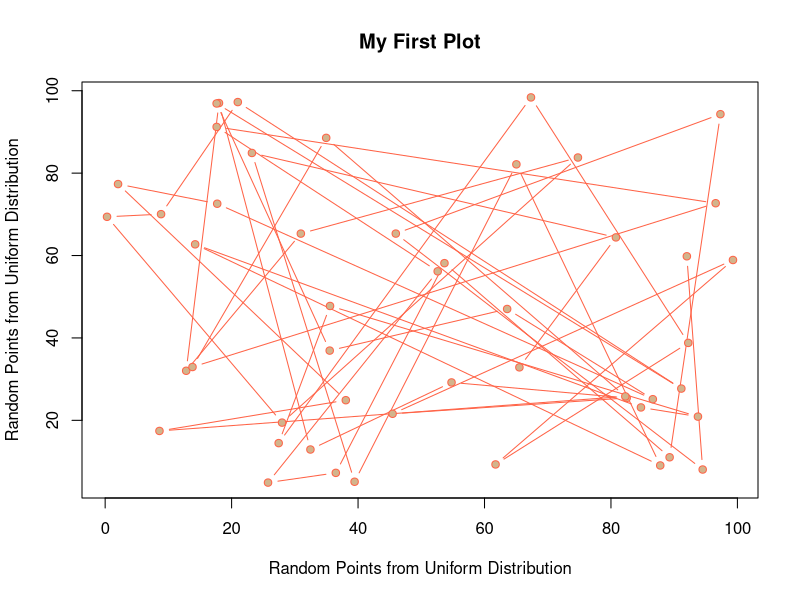
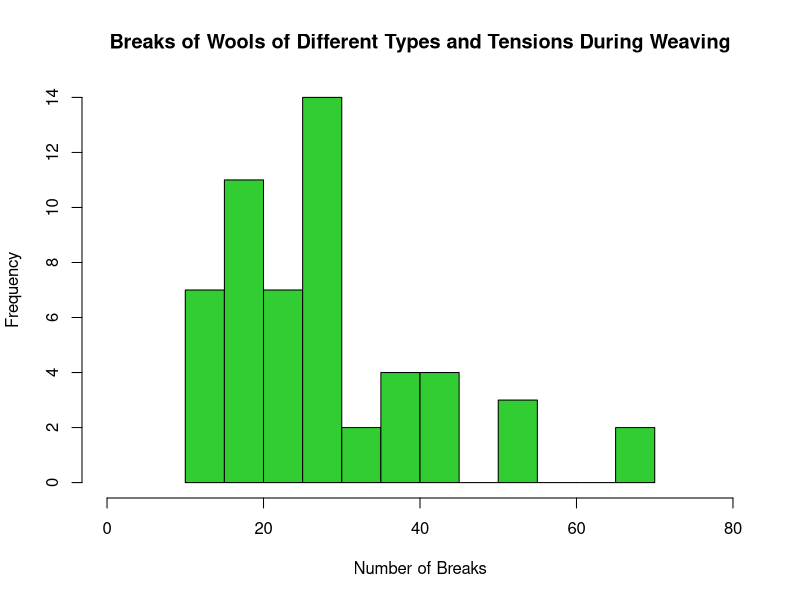
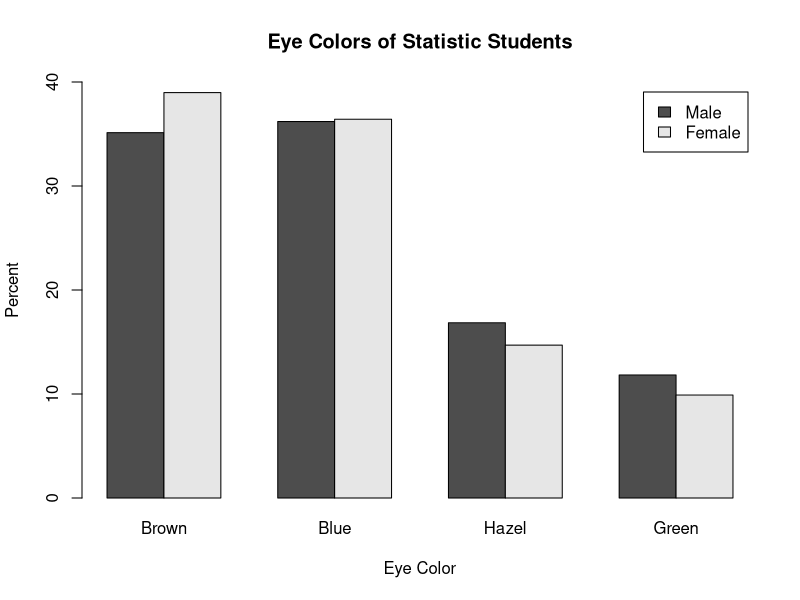

R code for these plots, in order:
## ---- chunk 1
knitr::opts_chunk$set()
## ---- chunk 2
plot(
  x = runif(50, min = 0, max = 100),
  y = runif(50, min = 0, max = 100),
  type = "b",
  main = "My First Plot",
  xlab = "Random Points from Uniform Distribution",
  ylab = "Random Points from Uniform Distribution",
  pch = 21,
  col = "tomato1",
  bg = "tan",
  cex = 1
)
## ---- chunk 3
knitr::kable(
  data.frame(
    Argument = c("`x`", "`y`", "`type`", "`main`", "`xlab`", "`ylab`", "`pch`", "`col`", "`bg`", "`cex`"),
    Description = c(
      "X-coordinates of points to plot.",
      "Y-coordinates of points to plot.",
      "What to plot e.g. \"p\" for points, \"l\" for lines, \"b\" for both.",
      "Main title of the plot.",
      "Label for the x-axis.",
      "Label for the y-axis.",
      "An integer specifying the point type or a single character to use as the \"point\".",
      "Color of plotted points and lines. Will be used as the point border color",
      "Point fill color.",
      "An integer or decimal giving the size of the points. Larger numbers are bigger."
    )
  ),
  caption = "Some basic arguments to the plot function."
)
## ---- chunk 4
yarn_breaks <- datasets::warpbreaks$breaks
hist(
  x = yarn_breaks,
  breaks = 10,
  xlab = "Number of Breaks",
  main = "Breaks of Wools of Different Types and Tensions During Weaving",
  xlim = c(0, 80),
  col = "limegreen",
  border = "black"
)
## ---- chunk 5
knitr::kable(
  data.frame(
    Argument = c("`x`", "`breaks`", "`xlim`", "`border`", "`freq`"),
    Description = c(
      "Vector of values.",
      "Specifies how to create the bins.",
      "Range of the x-axis",
      "Color of the bin borders",
      "If TRUE, counts are plots, else probability are plotted."
    )
  ),
  caption = "Some basic arguments to the hist function."
)
## ---- chunk 6
hair_eye_color <- datasets::HairEyeColor
m_eye_colors <- colSums(hair_eye_color[,, 1])
f_eye_colors <- colSums(hair_eye_color[,, 2])
eye_colors <- rbind(m_eye_colors, f_eye_colors)
rownames(eye_colors) <- c("Male", "Female")
eye_colors_percent <- round(eye_colors / rowSums(eye_colors) * 100, 2)

barplot(
  height = eye_colors_percent, 
  legend.text = TRUE, 
  beside = TRUE, 
  ylab = "Percent",
  xlab = "Eye Color",
  main = "Eye Colors of Statistic Students",
  ylim = c(0, 40)
)
## ---- chunk 7
knitr::kable(
  data.frame(
    Argument = c("`height`", "`legend.text`", "`beside`", "`ylim`"),
    Description = c(
      "Vector or matrix of heights. If a matrix, each row is a set of bars.",
      "Value of TRUE uses row names for legend text. FALSE exludes a legend.",
      "Whether to stack the bars or place next to each other.",
      "Range of the y-axis."
    )
  ),
  caption = "Some basic arguments to the barplot function."
)
